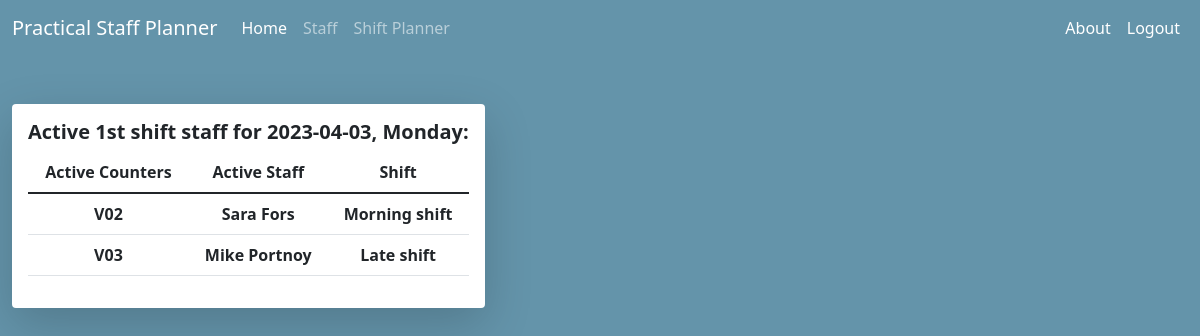
Page / (signed in) on the earlier database version.
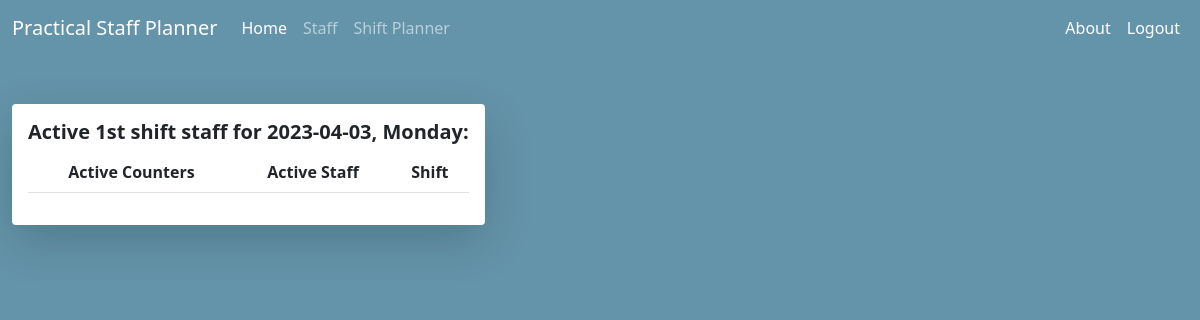
Same page on the later database version.
### tables this page shows
CREATE TABLE schedule (
    active_counters TEXT NOT NULL,
    active_staff TEXT NOT NULL,
    date TEXT NOT NULL,
    weekday TEXT NOT NULL,
    FOREIGN KEY (active_counters)
    REFERENCES counters (id),
    FOREIGN KEY (active_staff)
    REFERENCES staff (id)
);

CREATE TABLE counters (
    id INTEGER PRIMARY KEY AUTOINCREMENT NOT NULL,
    counter_name TEXT NOT NULL,
    selling_point TEXT NOT NULL,
    position TEXT NOT NULL,
    position_experience TEXT NOT NULL,
    morning_service_hours TEXT NOT NULL,
    late_service_hours TEXT NOT NULL,
    night_service_hours TEXT NOT NULL
);

CREATE TABLE staff (
id INTEGER PRIMARY KEY AUTOINCREMENT NOT NULL,
name TEXT NOT NULL,
seniority TEXT NOT NULL,
performance_level TEXT NOT NULL,
shift TEXT NOT NULL
);

### app.py (the view)
@app.route("/")
@login_required
def index():
    if request.method == "GET":
        today = date.today()
        dt = datetime.now()
        weekday = dt.strftime("%A")
        rows = db.execute ("SELECT * FROM schedule JOIN counters ON schedule.active_counters = counters.id JOIN staff ON schedule.active_staff = staff.id")
        return render_template("index.html", today=today, weekday=weekday, rows=rows)

### app.py (called while the page is built)
@app.after_request
def after_request(response):
    response.headers["Cache-Control"] = "no-cache, no-store, must-revalidate"
    response.headers["Expires"] = 0
    response.headers["Pragma"] = "no-cache"
    return response

### helpers.py (called while the page is built)
def login_required(f):
    @wraps(f)
    def decorated_function(*args, **kwargs):
        if session.get("user_id") is None:
            return redirect("/login")
        return f(*args, **kwargs)
    return decorated_function

### templates/index.html (shortened to what this page needs)
{% extends "layout.html" %}
{% block main %}
<div class="container-index" id="card-1">
    <div class="card-2 shadow-lg p-3 mb-5 bg-white rounded">
        <div class="card-body-2">
            <h5><b>Active 1st shift staff for {{ today }}, {{ weekday }}:</b></h5>
            <table class="table table-hover">
                <thead class="thead-dark">
                    <tr>
                        <th scope="col">Active Counters</th>
                        <th scope="col">Active Staff</th>
                        <th scope="col">Shift</th>
                    </tr>
                </thead>
                <tbody>
                    {% for row in rows %}
                    <tr>
                        <th scope="row">{{ row ["counter_name"]}}</th>
                        <th scope="row">{{ row ["name"]}}</th>
                        <th scope="row">{{ row ["shift"]}}</th>
                    </tr>
                    {% endfor %}
                </tbody>
            </table>
        </div>
    </div>
</div>
{% endblock %}

### templates/layout.html (shortened to what this page needs)
<!DOCTYPE html>
<html lang="en">
    <head>
                <link href="https://cdn.jsdelivr.net/npm/bootstrap@5.1.3/dist/css/bootstrap.min.css" rel="stylesheet">
                <link href="static/styles.css" rel="stylesheet">
    </head>
    <body>
        <nav class="navbar navbar-expand-lg navbar-dark shadow-5-strong">
            <div class="container-fluid">
                <a class="navbar-brand" href="/">Practical Staff Planner</a>
            <div class="collapse navbar-collapse" id="navbarTogglerDemo02">
                {% if session["user_id"] %}
                <ul class="navbar-nav me-auto mb-2 mb-lg-0">
                    <li class="nav-item">
                        <a class="nav-link active" aria-current="page" href="/">Home</a>
                    </li>
                    <li class="nav-item">
                        <a class="nav-link" href="#">Staff</a>
                    </li>
                    <li class="nav-item">
                        <a class="nav-link" href="#">Shift Planner</a>
                    </li>
                </ul>
                <ul class="navbar-nav ms-auto mb-2 mb-lg-0">
                    <li class="nav-item">
                        <a class="nav-link active" href="#">About</a>
                    </li>
                    <li class="nav-item">
                        <a class="nav-link active" href="/login">Logout</a>
                    </li>
                </ul>
                {% endif %}
            </div>
            </div>
        </nav>
        <main class="container-fluid py-5 text-center">
            {% block main %}{% endblock %}
        </main>
    </body>
</html>

### static/styles.css (style rules this page uses)
body { background-color: #6494AA; }
.card-2 { overflow: auto; display: inline-block; }
.container-index { float: left; }

Differences in the rows shown:
removed schedule: counter_name "V02", name "Sara Fors", shift "Morning shift"
removed schedule: counter_name "V03", name "Mike Portnoy", shift "Late shift"
